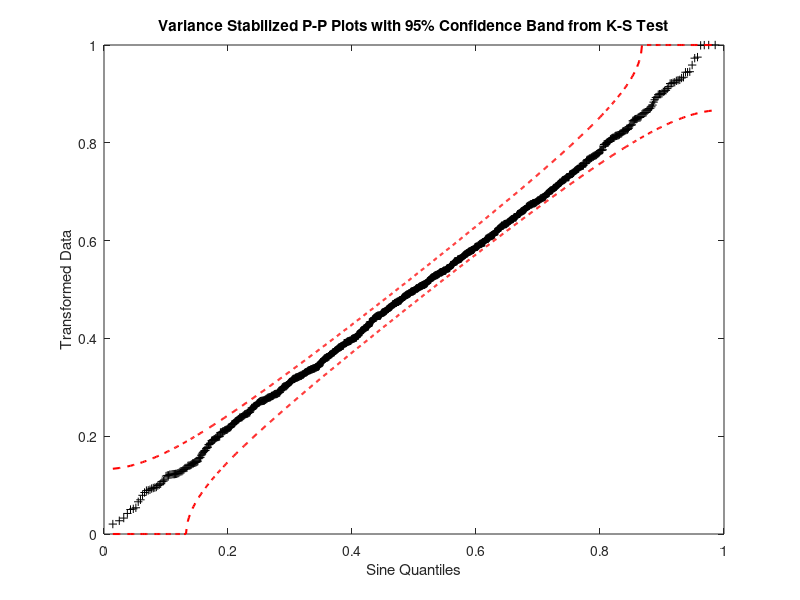
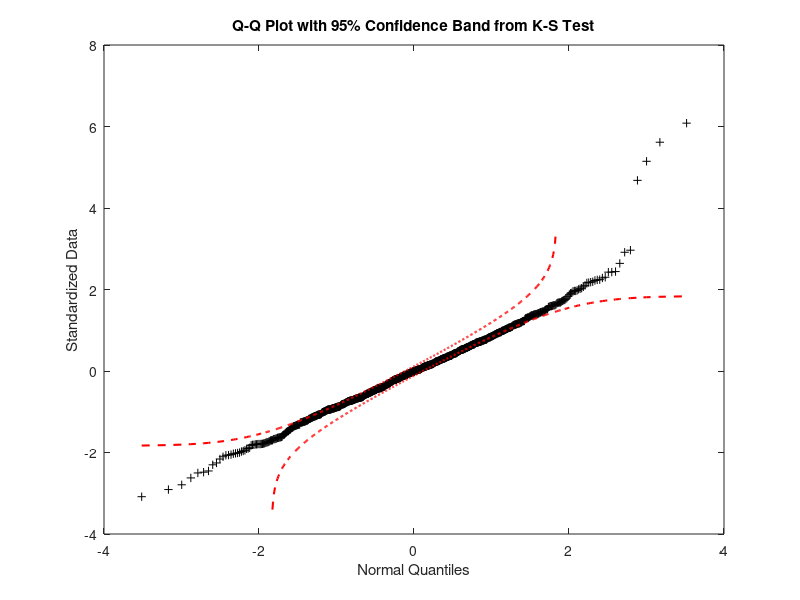

The MATLAB script that drew these images, in order:
%% Example 7.10
% Asses the fit of Gaussian distribution for the contaminated data of
% Example 7.8 and place confidence bounds on variance stabilized p-p plots
% and q-q plots of the data.

%% Data
clear; close all; clf;
rng default;
data = normrnd(0, 1, 1000, 1)';

% Contamination
data([1000, 999, 998, 997]) = [6.5 6.0 5.5 5];

%% P-P Plot
[h, p, ksstat, cv] = kstest(data);

% Uniform distribution
n = length(data);
u = ((1:n) - 0.5)/n;
r = 2/pi*asin(sqrt(u));

% P-P Plot
figure(1);
plot(r, 2/pi*asin(sqrt(normcdf(sort(data), mean(data), std(data)))), 'k+')
hold on
plot(r, 2/pi*asin(sqrt(min(1, sin(pi*r/2).^2 + cv))),'r--','LineWidth',1.5)
plot(r, 2/pi*asin(sqrt(max(0, sin(pi*r/2).^2 - cv))),'r--','LineWidth',1.5)
hold off

ylabel 'Transformed Data'
xlabel 'Sine Quantiles'
title 'Variance Stabilized P-P Plots with 95% Confidence Band from K-S Test'

%% Q-Q Plot
x = norminv(u, mean(data), std(data));

figure(2);
plot(x, sort((data - mean(data))/std(data)), 'k+')
hold on
plot(x, norminv(u + cv, mean(data), std(data)), 'r--','LineWidth',1.5)
plot(x, norminv(u - cv, mean(data), std(data)), 'r--','LineWidth',1.5)
hold off

ylabel 'Standardized Data'
xlabel 'Normal Quantiles'
title 'Q-Q Plot with 95% Confidence Band from K-S Test'

% In both plots, the widening of the confidence band does not allow for
% direct detection of the four upper outliers. However, in the Q-Q Plot,
% the slope has been tourqued so that is crosses the lower confidence
% bound. This would be reason to reject the null hypothesis that the data
% are Gaussian, or at the very least be a cause of suspicion.
